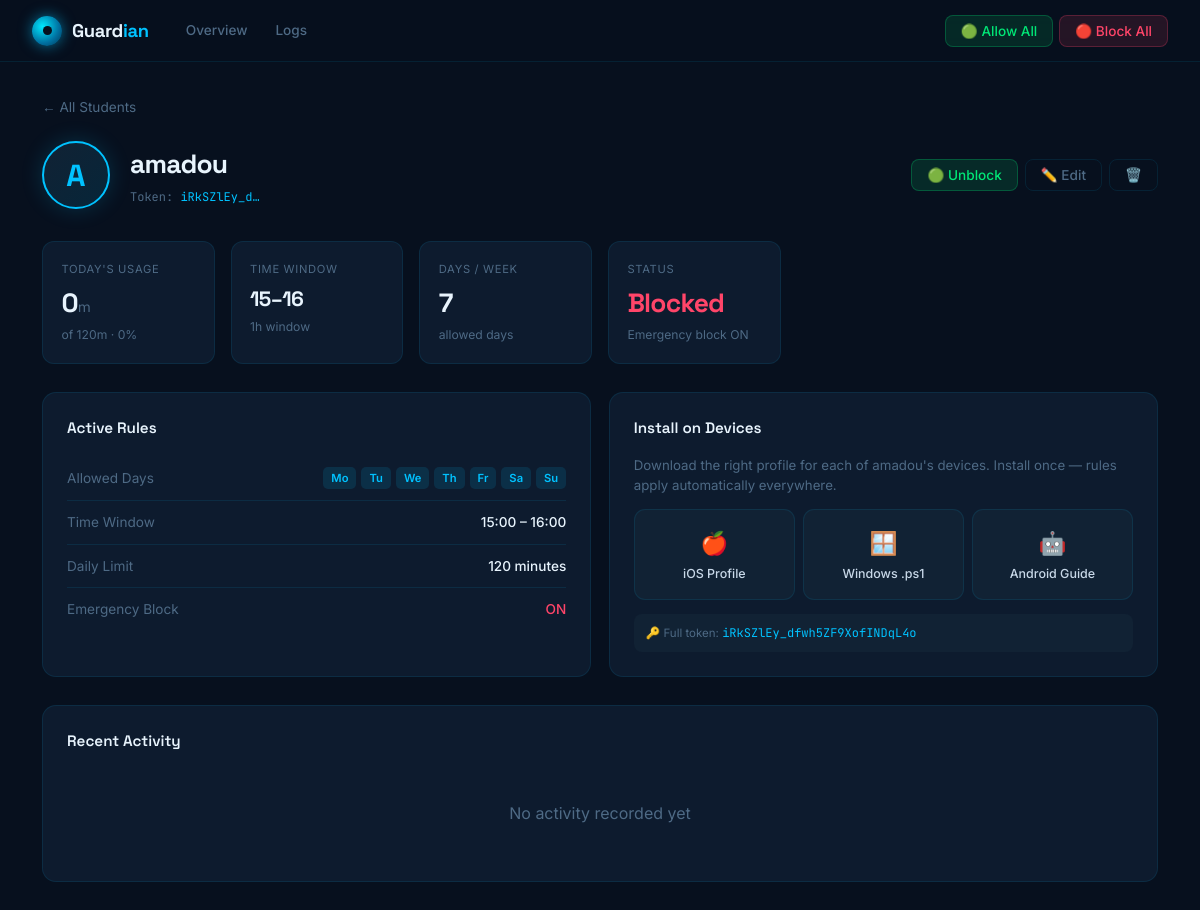
Screenshot of /student/1 with the database file from the repository.
### tables this page shows
CREATE TABLE students (
            id                   INTEGER PRIMARY KEY AUTOINCREMENT,
            name                 TEXT    NOT NULL,
            token                TEXT    UNIQUE NOT NULL,
            allowed_days         TEXT    DEFAULT '[0,1,2,3,4,5,6]',
            start_hour           INTEGER DEFAULT 19,
            end_hour             INTEGER DEFAULT 22,
            daily_limit_minutes  INTEGER DEFAULT 120,
            active               INTEGER DEFAULT 1,
            emergency_blocked    INTEGER DEFAULT 0,
            created_at           TEXT    DEFAULT (datetime('now'))
        );

### app.py (the view)
@app.route('/student/<int:sid>')
def student_detail(sid):
    student = get_student_by_id(sid)
    if not student:
        return redirect(url_for('index'))
    logs = get_logs(sid, limit=60)
    return render_template('student.html', student=student, logs=logs)

### database.py (called while the page is built)
def _hydrate(row):
    if row is None:
        return None
    s = dict(row)
    try:
        s['allowed_days'] = json.loads(s.get('allowed_days') or '[]')
    except Exception:
        s['allowed_days'] = []
    return s

def get_student_by_id(sid):
    with ENGINE.connect() as conn:
        row = conn.execute(
            select(students).where(students.c.id == sid)
        ).mappings().first()
    s = _hydrate(row)
    if s:
        s['minutes_today'] = get_watch_minutes_today(s['id'])
    return s

def get_watch_minutes_today(student_id):
    today = date.today().isoformat()
    with ENGINE.connect() as conn:
        rows = conn.execute(
            select(watch_sessions.c.session_start, watch_sessions.c.last_query)
            .where((watch_sessions.c.student_id == student_id) & (watch_sessions.c.date == today))
        ).mappings().all()
    total = 0.0
    for r in rows:
        start = datetime.fromisoformat(r['session_start'])
        last = datetime.fromisoformat(r['last_query'])
        total += (last - start).total_seconds() / 60
    return round(total, 1)

def get_logs(student_id=None, limit=100):
    with ENGINE.connect() as conn:
        if student_id:
            q = (select(access_logs, students.c.name.label('student_name'))
                 .select_from(access_logs.join(students, access_logs.c.student_id == students.c.id))
                 .where(access_logs.c.student_id == student_id)
                 .order_by(access_logs.c.timestamp.desc())
                 .limit(limit))
        else:
            q = (select(access_logs, students.c.name.label('student_name'))
                 .select_from(access_logs.join(students, access_logs.c.student_id == students.c.id))
                 .order_by(access_logs.c.timestamp.desc())
                 .limit(limit))
        rows = conn.execute(q).mappings().all()
    return [dict(r) for r in rows]

### templates/student.html (shortened to what this page needs)
{% extends 'base.html' %}
{% block content %}
{% set pct = [((student.minutes_today / student.daily_limit_minutes * 100) if student.daily_limit_minutes else 0)|round|int, 100]|min %}
{% set day_names = ['Mo','Tu','We','Th','Fr','Sa','Su'] %}
<div class="container">
  <a href="/" class="back">← All Students</a>
  <div class="s-header">
    <div class="s-avatar">{{ student.name[0].upper() }}</div>
    <div class="s-info">
      <h1>{{ student.name }}</h1>
      <div class="s-token">
        Token: <span>{{ student.token[:10] }}…</span>
      </div>
    </div>
    <div class="s-actions">
      {% if student.emergency_blocked %}
      <button class="btn btn-success"  onclick="setBlock(false)">🟢 Unblock</button>
      {% else %}
      <button class="btn btn-danger"   onclick="setBlock(true)">🔴 Block</button>
      {% endif %}
      <button class="btn btn-ghost"    onclick="openEdit()">✏️ Edit</button>
      <button class="btn btn-ghost" style="color:var(--red)" onclick="delStudent()">🗑️</button>
    </div>
  </div>
  <div class="stats-row">
    <div class="stat">
      <div class="stat-lbl">Today's Usage</div>
      <div class="stat-val">{{ student.minutes_today|int }}<span>m</span></div>
      <div class="stat-sub">of {{ student.daily_limit_minutes }}m · {{ pct }}%</div>
    </div>
    <div class="stat">
      <div class="stat-lbl">Time Window</div>
      <div class="stat-val" style="font-size:1.3rem">{{ '%02d'|format(student.start_hour) }}–{{ '%02d'|format(student.end_hour) }}</div>
      <div class="stat-sub">{{ student.end_hour - student.start_hour }}h window</div>
    </div>
    <div class="stat">
      <div class="stat-lbl">Days / Week</div>
      <div class="stat-val">{{ student.allowed_days|length }}</div>
      <div class="stat-sub">allowed days</div>
    </div>
    <div class="stat">
      <div class="stat-lbl">Status</div>
      {% if student.emergency_blocked %}
        <div class="stat-val" style="color:var(--red)">Blocked</div>
        <div class="stat-sub">Emergency block ON</div>
      {% elif pct >= 100 %}
        <div class="stat-val" style="color:var(--amber)">Limit</div>
        <div class="stat-sub">Daily cap reached</div>
      {% else %}
        <div class="stat-val" style="color:var(--green)">OK</div>
        <div class="stat-sub">Rules active</div>
      {% endif %}
    </div>
  </div>
  <div class="two-col">
    <div class="card">
      <div class="section-title">Active Rules</div>
      <div class="s-row">
        <span class="s-lbl">Allowed Days</span>
        <div class="days-chips">
          {% for i in range(7) %}
          <span class="chip {{ 'chip-on' if i in student.allowed_days else 'chip-off' }}">
            {{ day_names[i] }}
          </span>
          {% endfor %}
        </div>
      </div>
      <div class="s-row">
        <span class="s-lbl">Time Window</span>
        <span class="s-val">{{ '%02d'|format(student.start_hour) }}:00 – {{ '%02d'|format(student.end_hour) }}:00</span>
      </div>
      <div class="s-row">
        <span class="s-lbl">Daily Limit</span>
        <span class="s-val">{{ student.daily_limit_minutes }} minutes</span>
      </div>
      <div class="s-row">
        <span class="s-lbl">Emergency Block</span>
        <span class="s-val" style="color:{{ 'var(--red)' if student.emergency_blocked else 'var(--green)' }}">
          {{ 'ON' if student.emergency_blocked else 'OFF' }}
        </span>
      </div>
    </div>
    <div class="card">
      <div class="section-title">Install on Devices</div>
      <p style="font-size:.83rem;color:var(--text-dim)">
        Download the right profile for each of {{ student.name }}'s devices.
        Install once — rules apply automatically everywhere.
      </p>
      <div class="profile-grid">
        <a href="/api/students/{{ student.id }}/profile/ios" class="profile-btn" download>
          <span class="profile-icon">🍎</span>iOS Profile
        </a>
        <a href="/api/students/{{ student.id }}/profile/windows" class="profile-btn" download>
          <span class="profile-icon">🪟</span>Windows .ps1
        </a>
        <a href="/api/students/{{ student.id }}/profile/android" class="profile-btn" target="_blank">
          <span class="profile-icon">🤖</span>Android Guide
        </a>
      </div>
      <div class="token-box">
        🔑 Full token: <code>{{ student.token }}</code>
      </div>
    </div>
  </div>
  <div class="card">
    <div class="section-title">Recent Activity</div>
    {% if logs %}
    <div style="overflow-x:auto">
    <table class="log-tbl">
      <thead>
        <tr>
          <th>Timestamp</th>
          <th>Domain</th>
          <th>Result</th>
        </tr>
      </thead>
      <tbody>
        {% for l in logs %}
        <tr>
          <td style="font-family:'JetBrains Mono',monospace;font-size:.75rem;color:var(--text-dim);white-space:nowrap">
            {{ l.timestamp }}
          </td>
          <td style="font-family:'JetBrains Mono',monospace;font-size:.8rem">{{ l.domain }}</td>
          <td>
            {% if l.action=='allowed' %}
              <span class="ab badge-green"><span class="dot"></span>Allowed</span>
            {% elif l.action=='blocked_emergency' %}
              <span class="ab badge-red"><span class="dot"></span>Emergency</span>
            {% elif l.action=='blocked_day' %}
              <span class="ab badge-amber"><span class="dot"></span>Wrong Day</span>
            {% elif l.action=='blocked_time' %}
              <span class="ab badge-amber"><span class="dot"></span>Outside Window</span>
            {% elif l.action=='blocked_limit' %}
              <span class="ab badge-red"><span class="dot"></span>Limit Reached</span>
            {% else %}
              <span class="ab badge-muted">{{ l.action }}</span>
            {% endif %}
          </td>
        </tr>
        {% endfor %}
      </tbody>
    </table>
    </div>
    {% else %}
    <p style="color:var(--text-dim);text-align:center;padding:2rem 0">No activity recorded yet</p>
    {% endif %}
  </div>
</div>
{% endblock %}

### rows the page displays
students: name "A", name "amadou", token "iRkSZlEy_d", daily_limit_minutes "120", start_hour "15", end_hour "16", student.end_hour-student.start_hour "1", emergency_blocked "ON", token "iRkSZlEy_dfwh5ZF9XofINDqL4o"

### other values shown
{{ student.minutes_today|int }} "0"
{{ pct }} "0"
{{ student.allowed_days|length }} "7"
{{ day_names[i] }} "Mo" "Tu" "We" "Th" "Fr" "Sa" "Su"
